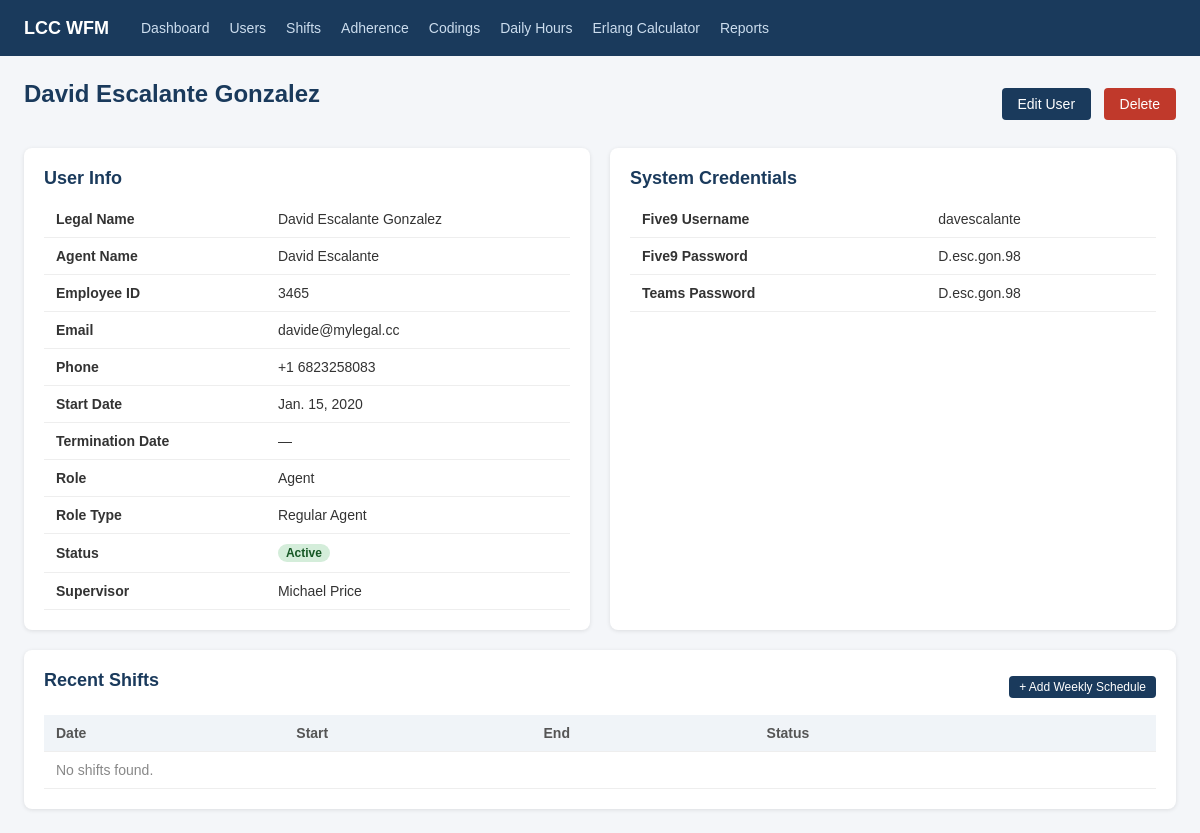
Before: /agents/2/ (signed in) with the older database file.
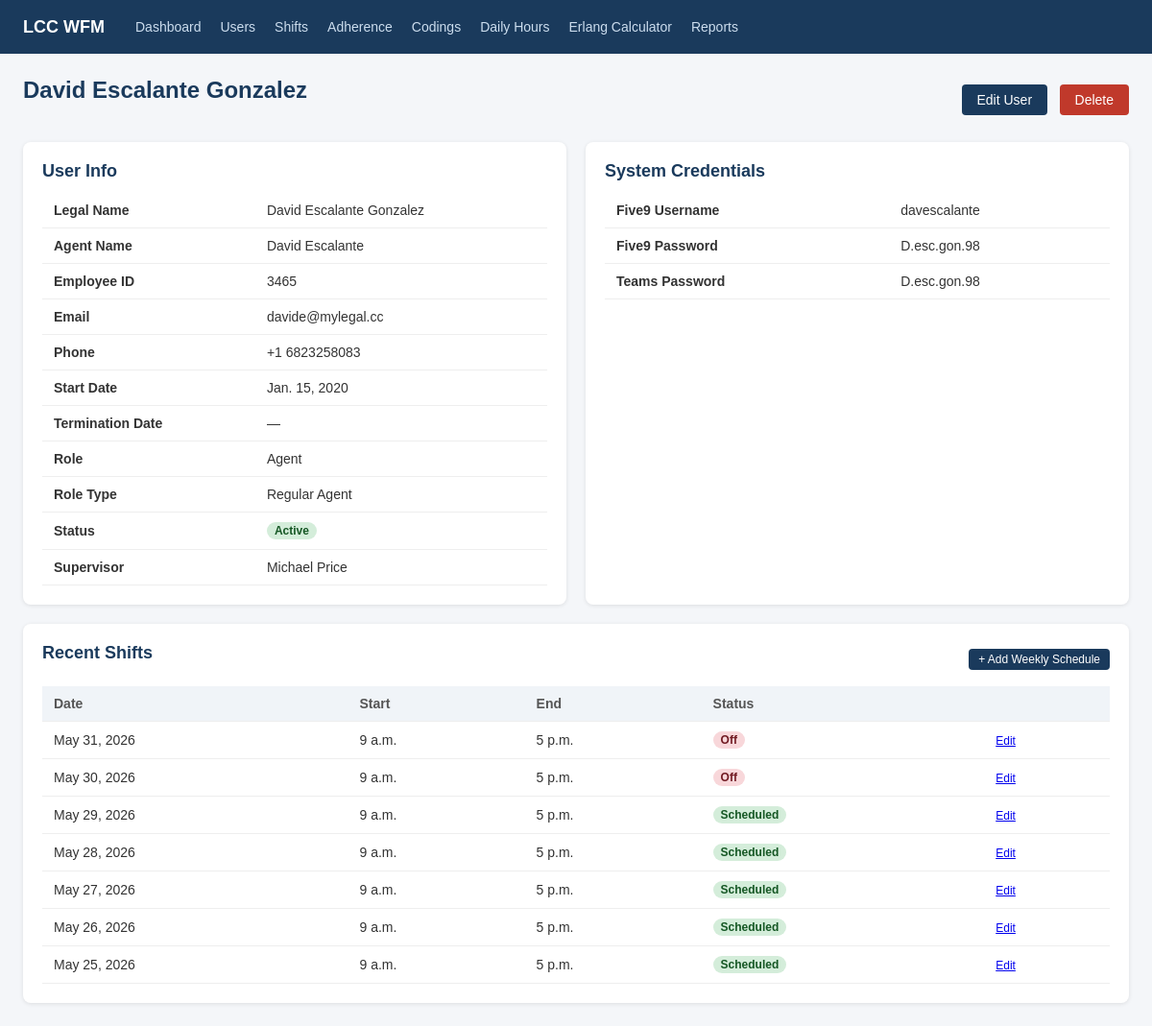
After: the same page with the newer database file.
### scheduling/models.py (models this page shows, shortened)
class Agent(models.Model):
    ROLE_CHOICES = [
        ('agent', 'Agent'),
        ('admin', 'Admin'),
    ]
    ROLE_TYPE_CHOICES = [
        ('training', 'Training'),
        ('incubation', 'Incubation'),
        ('regular_agent', 'Regular Agent'),
        ('kill_team', 'Kill Team'),
        ('night_shift', 'Night Shift'),
        ('supervisor', 'Supervisor'),
        ('qa', 'QA'),
        ('cs', 'CS'),
        ('testing', 'Testing'),
        ('sms_email', 'SMS/Email'),
        ('admin_training', 'Training'),
        ('coordinator', 'Coordinator'),
    ]
    STATUS_CHOICES = [
        ('active', 'Active'),
        ('inactive', 'Inactive'),
    ]
    user = models.OneToOneField(User, on_delete=models.CASCADE)
    role = models.CharField(max_length=20, choices=ROLE_CHOICES, default='agent')
    role_type = models.CharField(max_length=20, choices=ROLE_TYPE_CHOICES, blank=True)
    status = models.CharField(max_length=10, choices=STATUS_CHOICES, default='active')
    agent_name = models.CharField(max_length=100, blank=True, help_text="Display/call center name")
    employee_id = models.CharField(max_length=50, blank=True, unique=True, null=True)
    start_date = models.DateField(null=True, blank=True)
    termination_date = models.DateField(null=True, blank=True)
    COUNTRY_CODE_CHOICES = [
        ('+1', '+1 (US/Canada)'),
        ('+52', '+52 (Mexico)'),
    ]
    phone_country_code = models.CharField(max_length=5, choices=COUNTRY_CODE_CHOICES, default='+1', blank=True)
    phone_number = models.CharField(max_length=20, blank=True)
    five9_username = models.CharField(max_length=150, blank=True)
    five9_password = models.CharField(max_length=150, blank=True)
    teams_password = models.CharField(max_length=150, blank=True)
    supervisor = models.ForeignKey(
        'self', null=True, blank=True, on_delete=models.SET_NULL, related_name='direct_reports'
    )
    notes = models.TextField(blank=True)
    def __str__(self):
        return self.agent_name or self.user.get_full_name() or self.user.username

class Shift(models.Model):
    agent = models.ForeignKey(Agent, on_delete=models.CASCADE, related_name='shifts')
    date = models.DateField()
    start_time = models.TimeField()
    end_time = models.TimeField()
    is_off = models.BooleanField(default=False)
    notes = models.TextField(blank=True)
    class Meta:
        ordering = ['date', 'start_time']

### scheduling/views.py (the view)
# urls.py: path('agents/<int:pk>/', views.agent_detail, name='agent_detail'),
@login_required
def agent_detail(request, pk):
    agent = get_object_or_404(Agent, pk=pk)
    shifts = Shift.objects.filter(agent=agent).order_by('-date')[:30]
    return render(request, 'scheduling/agent_detail.html', {'agent': agent, 'shifts': shifts})

### templates/scheduling/agent_detail.html (shortened to what this page needs)
{% extends 'base.html' %}
{% block content %}
<div style="display:flex;justify-content:space-between;align-items:center;margin-bottom:20px;">
    <h1>{{ agent.user.get_full_name }}</h1>
    <div>
        <a href="{% url 'agent_edit' agent.pk %}" class="btn btn-primary">Edit User</a>
        <a href="{% url 'agent_delete' agent.pk %}" class="btn" style="background:#c0392b;color:white;margin-left:8px;">Delete</a>
    </div>
</div>
<div class="grid-2">
    <div class="card">
        <h2>User Info</h2>
        <table>
            <tr><td><strong>Legal Name</strong></td><td>{{ agent.user.get_full_name }}</td></tr>
            <tr><td><strong>Agent Name</strong></td><td>{{ agent.agent_name|default:"—" }}</td></tr>
            <tr><td><strong>Employee ID</strong></td><td>{{ agent.employee_id|default:"—" }}</td></tr>
            <tr><td><strong>Email</strong></td><td>{{ agent.user.email }}</td></tr>
            <tr><td><strong>Phone</strong></td><td>{% if agent.phone_number %}{{ agent.phone_country_code }} {{ agent.phone_number }}{% else %}—{% endif %}</td></tr>
            <tr><td><strong>Start Date</strong></td><td>{{ agent.start_date|default:"—" }}</td></tr>
            <tr><td><strong>Termination Date</strong></td><td>{{ agent.termination_date|default:"—" }}</td></tr>
            <tr><td><strong>Role</strong></td><td>{{ agent.get_role_display }}</td></tr>
            <tr><td><strong>Role Type</strong></td><td>{{ agent.get_role_type_display|default:"—" }}</td></tr>
            <tr><td><strong>Status</strong></td><td>{% if agent.status == 'active' %}<span class="badge badge-green">Active</span>{% else %}<span class="badge badge-red">Inactive</span>{% endif %}</td></tr>
            <tr><td><strong>Supervisor</strong></td><td>{{ agent.supervisor|default:"—" }}</td></tr>
        </table>
    </div>
    <div class="card">
        <h2>System Credentials</h2>
        <table>
            <tr><td><strong>Five9 Username</strong></td><td>{{ agent.five9_username|default:"—" }}</td></tr>
            <tr><td><strong>Five9 Password</strong></td><td>{{ agent.five9_password|default:"—" }}</td></tr>
            <tr><td><strong>Teams Password</strong></td><td>{{ agent.teams_password|default:"—" }}</td></tr>
        </table>
    </div>
</div>
<div class="card">
    <div style="display:flex;justify-content:space-between;align-items:center;margin-bottom:12px;">
        <h2>Recent Shifts</h2>
        <a href="{% url 'shift_week' %}?agent={{ agent.pk }}" class="btn btn-primary" style="padding:4px 10px;font-size:12px;">+ Add Weekly Schedule</a>
    </div>
    <table>
        <thead><tr><th>Date</th><th>Start</th><th>End</th><th>Status</th><th></th></tr></thead>
        <tbody>
            {% for shift in shifts %}
            <tr>
                <td>{{ shift.date }}</td>
                <td>{{ shift.start_time }}</td>
                <td>{{ shift.end_time }}</td>
                <td>{% if shift.is_off %}<span class="badge badge-red">Off</span>{% else %}<span class="badge badge-green">Scheduled</span>{% endif %}</td>
                <td><a href="{% url 'shift_edit' shift.pk %}" style="font-size:12px;">Edit</a></td>
            </tr>
            {% empty %}
            <tr><td colspan="5" style="color:#888;">No shifts found.</td></tr>
            {% endfor %}
        </tbody>
    </table>
</div>
{% endblock %}

### templates/base.html (shortened to what this page needs)
<!DOCTYPE html>
<html lang="en">
<head>
</head>
<body>
    <nav>
        <div class="brand">LCC WFM</div>
        <a href="{% url 'dashboard' %}">Dashboard</a>
        <a href="{% url 'agent_list' %}">Users</a>
        <a href="{% url 'shift_list' %}">Shifts</a>
        <a href="{% url 'adherence_dashboard' %}">Adherence</a>
        <a href="{% url 'codings_week' %}">Codings</a>
        <a href="{% url 'daily_hours' %}">Daily Hours</a>
        <a href="{% url 'erlang_calculator' %}">Erlang Calculator</a>
        <a href="{% url 'erlang_reports' %}">Reports</a>
    </nav>
    <div class="container">
        {% block content %}{% endblock %}
    </div>
</body>
</html>

### templates/base.html (style rules this page uses)
* { box-sizing: border-box; margin: 0; padding: 0; }
body { font-family: Arial, sans-serif; background: #f4f6f9; color: #333; }
nav { background: #1a3a5c; color: white; padding: 0 24px; display: flex; align-items: center; height: 56px; }
nav .brand { font-size: 18px; font-weight: bold; margin-right: 32px; }
nav a { color: #cde; text-decoration: none; margin-right: 20px; font-size: 14px; }
.container { max-width: 1200px; margin: 24px auto; padding: 0 24px; }
h1 { font-size: 24px; margin-bottom: 20px; color: #1a3a5c; }
h2 { font-size: 18px; margin-bottom: 12px; color: #1a3a5c; }
.card { background: white; border-radius: 8px; padding: 20px; margin-bottom: 20px; box-shadow: 0 1px 4px rgba(0,0,0,0.1); }
table { width: 100%; border-collapse: collapse; }
th, td { padding: 10px 12px; text-align: left; border-bottom: 1px solid #eee; font-size: 14px; }
th { background: #f0f4f8; font-weight: 600; color: #555; }
.btn { display: inline-block; padding: 8px 16px; border-radius: 4px; border: none; cursor: pointer; font-size: 14px; text-decoration: none; }
.btn-primary { background: #1a3a5c; color: white; }
.badge { display: inline-block; padding: 2px 8px; border-radius: 12px; font-size: 12px; font-weight: 600; }
.badge-green { background: #d4edda; color: #155724; }
.badge-red { background: #f8d7da; color: #721c24; }
.grid-2 { display: grid; grid-template-columns: 1fr 1fr; gap: 20px; }

Changed rows visible on the page:
added Shift: date "May 31, 2026", start_time "9 a.m.", end_time "5 p.m.", is_off "Off"
added Shift: date "May 30, 2026", start_time "9 a.m.", end_time "5 p.m.", is_off "Off"
added Shift: date "May 29, 2026", start_time "9 a.m.", end_time "5 p.m.", is_off "Scheduled"
added Shift: date "May 28, 2026", start_time "9 a.m.", end_time "5 p.m.", is_off "Scheduled"
added Shift: date "May 27, 2026", start_time "9 a.m.", end_time "5 p.m.", is_off "Scheduled"
added Shift: date "May 26, 2026", start_time "9 a.m.", end_time "5 p.m.", is_off "Scheduled"
added Shift: date "May 25, 2026", start_time "9 a.m.", end_time "5 p.m.", is_off "Scheduled"
Other visible differences:
text no longer shown: "No shifts found."
